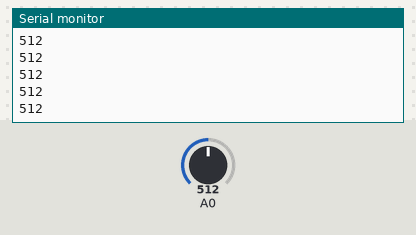
Bench run of a sketch on a simulated Arduino Uno, built with avr-gcc and run on an emulated ATmega328P. Parts: the last lines printed to the serial monitor. Inputs (shaded band) come from the test bench; at power-on: A0 = 512.

Above: at 1.2 s.
1.3 s: A0 set to 716
At 2.0 s:
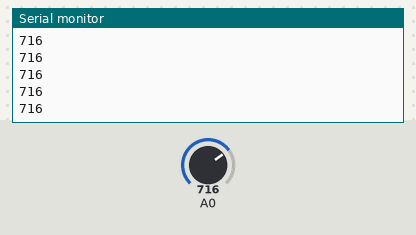
2.8 s: A0 set to 900
At 3.8 s:
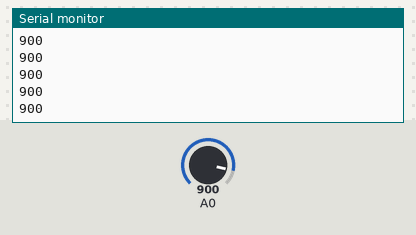
Timing chart, 0 to 5.8 s (numbered marks = the images above; inputs shaded):
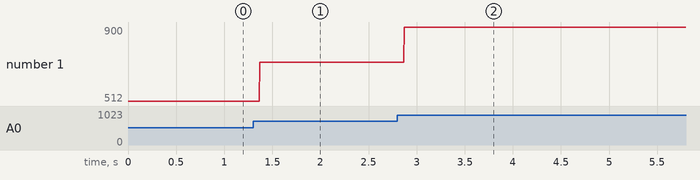

Measured:
- after the input at 1.3 s, the serial monitor: prints a new line after 0.07 s (image 1)
- after the input at 2.8 s, the serial monitor: prints a new line after 0.07 s (image 2)
- plotted number 1: 512 → 716 after the input at 1.3 s, 716 → 900 after the input at 2.8 s

The sketch:

graf.ino
```cpp
int input;
int speakerPin=9;
void setup() {
  Serial.begin(9600);
}

void loop() {
    input = analogRead(A0);
    Serial.println(input);
}
```
